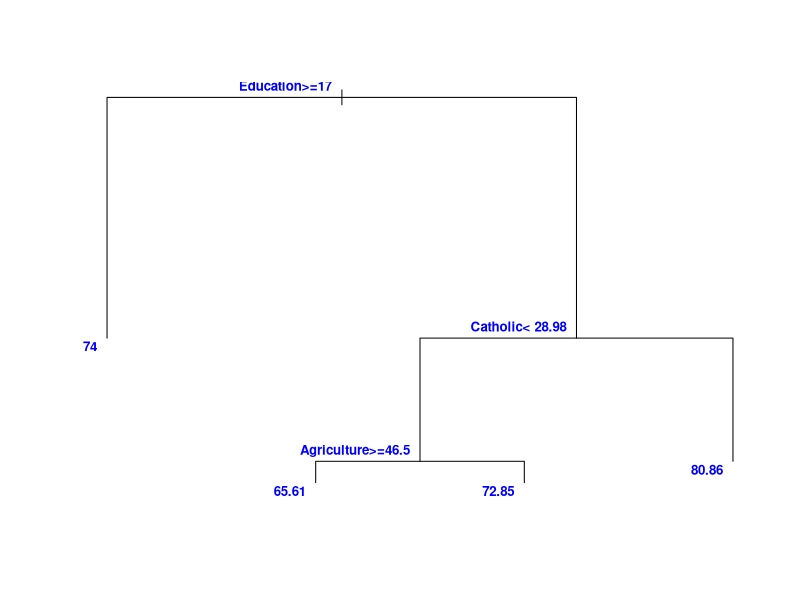

This chart was generated by the following R code:
require(rpart)
Swiss_rpart <- rpart(Fertility ~ Agriculture + Education + Catholic, data = swiss)
plot(Swiss_rpart, mar = c(0, 0, 0, 0)) # Adjust the right margin value as neededtext(Swiss_rpart, cex = 0.8, col = "blue", font = 2, family = "sans", pos = 2)
text(Swiss_rpart, cex = 0.8, col = "blue", font = 2, family = "sans", pos = 2)
